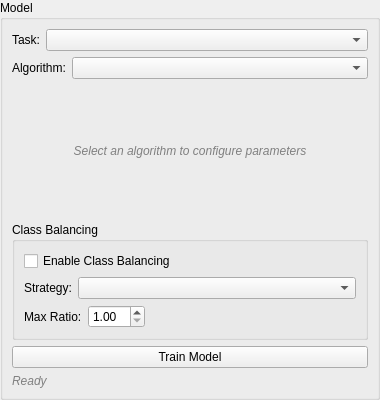
<?xml version="1.0" encoding="UTF-8"?>
<ui version="4.0">
 <class>ModelConfigPanel</class>
 <widget class="QWidget" name="ModelConfigPanel">
  <property name="geometry">
   <rect>
    <x>0</x>
    <y>0</y>
    <width>380</width>
    <height>400</height>
   </rect>
  </property>
  <layout class="QVBoxLayout" name="mainLayout">
   <property name="leftMargin">
    <number>0</number>
   </property>
   <property name="topMargin">
    <number>0</number>
   </property>
   <property name="rightMargin">
    <number>0</number>
   </property>
   <property name="bottomMargin">
    <number>0</number>
   </property>
   <item>
    <widget class="QGroupBox" name="modelGroupBox">
     <property name="title">
      <string>Model</string>
     </property>
     <layout class="QVBoxLayout" name="groupBoxLayout">
      <!-- Task type and algorithm selection -->
      <item>
       <layout class="QHBoxLayout" name="taskTypeLayout">
        <item>
         <widget class="QLabel" name="taskTypeLabel">
          <property name="text">
           <string>Task:</string>
          </property>
         </widget>
        </item>
        <item>
         <widget class="QComboBox" name="taskTypeComboBox">
          <property name="sizePolicy">
           <sizepolicy hsizetype="Expanding" vsizetype="Fixed">
            <horstretch>1</horstretch>
            <verstretch>0</verstretch>
           </sizepolicy>
          </property>
          <property name="toolTip">
           <string>Select the ML task type to filter available algorithms</string>
          </property>
         </widget>
        </item>
       </layout>
      </item>
      <item>
       <layout class="QHBoxLayout" name="algorithmLayout">
        <item>
         <widget class="QLabel" name="algorithmLabel">
          <property name="text">
           <string>Algorithm:</string>
          </property>
         </widget>
        </item>
        <item>
         <widget class="QComboBox" name="algorithmComboBox">
          <property name="sizePolicy">
           <sizepolicy hsizetype="Expanding" vsizetype="Fixed">
            <horstretch>1</horstretch>
            <verstretch>0</verstretch>
           </sizepolicy>
          </property>
          <property name="toolTip">
           <string>Select the ML algorithm to use</string>
          </property>
         </widget>
        </item>
       </layout>
      </item>
      <!-- Dynamic parameter area -->
      <item>
       <widget class="QStackedWidget" name="parameterStack">
        <property name="sizePolicy">
         <sizepolicy hsizetype="Preferred" vsizetype="Preferred">
          <horstretch>0</horstretch>
          <verstretch>0</verstretch>
         </sizepolicy>
        </property>
        <!-- Page 0: Empty / no model selected -->
        <widget class="QWidget" name="emptyPage">
         <layout class="QVBoxLayout" name="emptyPageLayout">
          <item>
           <widget class="QLabel" name="noParametersLabel">
            <property name="text">
             <string>Select an algorithm to configure parameters</string>
            </property>
            <property name="alignment">
             <set>Qt::AlignCenter</set>
            </property>
            <property name="styleSheet">
             <string>QLabel { color: gray; font-style: italic; }</string>
            </property>
           </widget>
          </item>
         </layout>
        </widget>
        <!-- Page 1: Random Forest parameters -->
        <widget class="QWidget" name="randomForestPage">
         <layout class="QGridLayout" name="rfGridLayout">
          <property name="horizontalSpacing">
           <number>10</number>
          </property>
          <property name="verticalSpacing">
           <number>6</number>
          </property>
          <item row="0" column="0">
           <widget class="QLabel" name="rfNumTreesLabel">
            <property name="text">
             <string>Number of Trees:</string>
            </property>
            <property name="toolTip">
             <string>Number of decision trees in the forest</string>
            </property>
           </widget>
          </item>
          <item row="0" column="1">
           <widget class="QSpinBox" name="rfNumTreesSpinBox">
            <property name="toolTip">
             <string>More trees generally improve performance but increase computation time</string>
            </property>
            <property name="minimum">
             <number>1</number>
            </property>
            <property name="maximum">
             <number>10000</number>
            </property>
            <property name="value">
             <number>10</number>
            </property>
           </widget>
          </item>
          <item row="1" column="0">
           <widget class="QLabel" name="rfMinLeafLabel">
            <property name="text">
             <string>Min Leaf Size:</string>
            </property>
            <property name="toolTip">
             <string>Minimum number of samples in a leaf node</string>
            </property>
           </widget>
          </item>
          <item row="1" column="1">
           <widget class="QSpinBox" name="rfMinLeafSpinBox">
            <property name="toolTip">
             <string>Larger values prevent overfitting</string>
            </property>
            <property name="minimum">
             <number>1</number>
            </property>
            <property name="maximum">
             <number>10000</number>
            </property>
            <property name="value">
             <number>1</number>
            </property>
           </widget>
          </item>
          <item row="2" column="0">
           <widget class="QLabel" name="rfMaxDepthLabel">
            <property name="text">
             <string>Max Depth:</string>
            </property>
            <property name="toolTip">
             <string>Maximum tree depth (0 = unlimited)</string>
            </property>
           </widget>
          </item>
          <item row="2" column="1">
           <widget class="QSpinBox" name="rfMaxDepthSpinBox">
            <property name="toolTip">
             <string>Maximum depth of each tree (0 = unlimited)</string>
            </property>
            <property name="minimum">
             <number>0</number>
            </property>
            <property name="maximum">
             <number>1000</number>
            </property>
            <property name="value">
             <number>0</number>
            </property>
           </widget>
          </item>
         </layout>
        </widget>
        <!-- Page 2: Naive Bayes parameters -->
        <widget class="QWidget" name="naiveBayesPage">
         <layout class="QGridLayout" name="nbGridLayout">
          <property name="horizontalSpacing">
           <number>10</number>
          </property>
          <property name="verticalSpacing">
           <number>6</number>
          </property>
          <item row="0" column="0">
           <widget class="QLabel" name="nbEpsilonLabel">
            <property name="text">
             <string>Epsilon (variance smoothing):</string>
            </property>
            <property name="toolTip">
             <string>Variance smoothing parameter to stabilize computation</string>
            </property>
           </widget>
          </item>
          <item row="0" column="1">
           <widget class="QDoubleSpinBox" name="nbEpsilonSpinBox">
            <property name="toolTip">
             <string>Small value added to variance for numerical stability</string>
            </property>
            <property name="decimals">
             <number>12</number>
            </property>
            <property name="minimum">
             <double>0.0</double>
            </property>
            <property name="maximum">
             <double>1.0</double>
            </property>
            <property name="singleStep">
             <double>0.000000001</double>
            </property>
            <property name="value">
             <double>0.000000001</double>
            </property>
           </widget>
          </item>
         </layout>
        </widget>
        <!-- Page 3: Logistic Regression parameters -->
        <widget class="QWidget" name="logisticRegressionPage">
         <layout class="QGridLayout" name="lrGridLayout">
          <property name="horizontalSpacing">
           <number>10</number>
          </property>
          <property name="verticalSpacing">
           <number>6</number>
          </property>
          <item row="0" column="0">
           <widget class="QLabel" name="lrLambdaLabel">
            <property name="text">
             <string>Lambda (L2 regularization):</string>
            </property>
            <property name="toolTip">
             <string>L2 regularization strength (0 = no regularization)</string>
            </property>
           </widget>
          </item>
          <item row="0" column="1">
           <widget class="QDoubleSpinBox" name="lrLambdaSpinBox">
            <property name="toolTip">
             <string>Higher values increase regularization, reducing overfitting</string>
            </property>
            <property name="decimals">
             <number>6</number>
            </property>
            <property name="minimum">
             <double>0.0</double>
            </property>
            <property name="maximum">
             <double>1000.0</double>
            </property>
            <property name="singleStep">
             <double>0.01</double>
            </property>
            <property name="value">
             <double>0.0</double>
            </property>
           </widget>
          </item>
          <item row="1" column="0">
           <widget class="QLabel" name="lrMaxIterLabel">
            <property name="text">
             <string>Max Iterations:</string>
            </property>
            <property name="toolTip">
             <string>Maximum optimizer iterations (0 = unlimited)</string>
            </property>
           </widget>
          </item>
          <item row="1" column="1">
           <widget class="QSpinBox" name="lrMaxIterSpinBox">
            <property name="toolTip">
             <string>Maximum number of optimizer iterations</string>
            </property>
            <property name="minimum">
             <number>0</number>
            </property>
            <property name="maximum">
             <number>1000000</number>
            </property>
            <property name="value">
             <number>10000</number>
            </property>
           </widget>
          </item>
         </layout>
        </widget>
        <!-- Page 4: K-Means parameters -->
        <widget class="QWidget" name="kMeansPage">
         <layout class="QGridLayout" name="kmGridLayout">
          <property name="horizontalSpacing">
           <number>10</number>
          </property>
          <property name="verticalSpacing">
           <number>6</number>
          </property>
          <item row="0" column="0">
           <widget class="QLabel" name="kmKLabel">
            <property name="text">
             <string>K (clusters):</string>
            </property>
            <property name="toolTip">
             <string>Number of clusters</string>
            </property>
           </widget>
          </item>
          <item row="0" column="1">
           <widget class="QSpinBox" name="kmKSpinBox">
            <property name="toolTip">
             <string>Number of clusters to produce</string>
            </property>
            <property name="minimum">
             <number>2</number>
            </property>
            <property name="maximum">
             <number>1000</number>
            </property>
            <property name="value">
             <number>3</number>
            </property>
           </widget>
          </item>
          <item row="1" column="0">
           <widget class="QLabel" name="kmMaxIterLabel">
            <property name="text">
             <string>Max Iterations:</string>
            </property>
            <property name="toolTip">
             <string>Maximum iterations (0 = unlimited)</string>
            </property>
           </widget>
          </item>
          <item row="1" column="1">
           <widget class="QSpinBox" name="kmMaxIterSpinBox">
            <property name="toolTip">
             <string>Maximum number of iterations</string>
            </property>
            <property name="minimum">
             <number>0</number>
            </property>
            <property name="maximum">
             <number>1000000</number>
            </property>
            <property name="value">
             <number>1000</number>
            </property>
           </widget>
          </item>
          <item row="2" column="0">
           <widget class="QLabel" name="kmSeedLabel">
            <property name="text">
             <string>Random Seed:</string>
            </property>
            <property name="toolTip">
             <string>Seed for reproducibility (-1 = random)</string>
            </property>
           </widget>
          </item>
          <item row="2" column="1">
           <widget class="QSpinBox" name="kmSeedSpinBox">
            <property name="toolTip">
             <string>Random seed for reproducibility (-1 = non-deterministic)</string>
            </property>
            <property name="minimum">
             <number>-1</number>
            </property>
            <property name="maximum">
             <number>999999</number>
            </property>
            <property name="value">
             <number>-1</number>
            </property>
           </widget>
          </item>
         </layout>
        </widget>
        <!-- Page 5: DBSCAN parameters -->
        <widget class="QWidget" name="dbscanPage">
         <layout class="QGridLayout" name="dbGridLayout">
          <property name="horizontalSpacing">
           <number>10</number>
          </property>
          <property name="verticalSpacing">
           <number>6</number>
          </property>
          <item row="0" column="0">
           <widget class="QLabel" name="dbEpsilonLabel">
            <property name="text">
             <string>Epsilon (neighborhood radius):</string>
            </property>
            <property name="toolTip">
             <string>Maximum distance between two samples for them to be considered neighbors</string>
            </property>
           </widget>
          </item>
          <item row="0" column="1">
           <widget class="QDoubleSpinBox" name="dbEpsilonSpinBox">
            <property name="toolTip">
             <string>Neighborhood radius for density estimation</string>
            </property>
            <property name="decimals">
             <number>4</number>
            </property>
            <property name="minimum">
             <double>0.0001</double>
            </property>
            <property name="maximum">
             <double>10000.0</double>
            </property>
            <property name="singleStep">
             <double>0.1</double>
            </property>
            <property name="value">
             <double>1.0</double>
            </property>
           </widget>
          </item>
          <item row="1" column="0">
           <widget class="QLabel" name="dbMinPointsLabel">
            <property name="text">
             <string>Min Points:</string>
            </property>
            <property name="toolTip">
             <string>Minimum number of points to form a dense region</string>
            </property>
           </widget>
          </item>
          <item row="1" column="1">
           <widget class="QSpinBox" name="dbMinPointsSpinBox">
            <property name="toolTip">
             <string>Minimum points in epsilon-neighborhood to form core point</string>
            </property>
            <property name="minimum">
             <number>1</number>
            </property>
            <property name="maximum">
             <number>10000</number>
            </property>
            <property name="value">
             <number>5</number>
            </property>
           </widget>
          </item>
         </layout>
        </widget>
        <!-- Page 6: Gaussian Mixture parameters -->
        <widget class="QWidget" name="gmmPage">
         <layout class="QGridLayout" name="gmmGridLayout">
          <property name="horizontalSpacing">
           <number>10</number>
          </property>
          <property name="verticalSpacing">
           <number>6</number>
          </property>
          <item row="0" column="0">
           <widget class="QLabel" name="gmmKLabel">
            <property name="text">
             <string>K (components):</string>
            </property>
            <property name="toolTip">
             <string>Number of Gaussian components</string>
            </property>
           </widget>
          </item>
          <item row="0" column="1">
           <widget class="QSpinBox" name="gmmKSpinBox">
            <property name="toolTip">
             <string>Number of Gaussian mixture components</string>
            </property>
            <property name="minimum">
             <number>2</number>
            </property>
            <property name="maximum">
             <number>1000</number>
            </property>
            <property name="value">
             <number>3</number>
            </property>
           </widget>
          </item>
          <item row="1" column="0">
           <widget class="QLabel" name="gmmMaxIterLabel">
            <property name="text">
             <string>Max EM Iterations:</string>
            </property>
            <property name="toolTip">
             <string>Maximum EM iterations</string>
            </property>
           </widget>
          </item>
          <item row="1" column="1">
           <widget class="QSpinBox" name="gmmMaxIterSpinBox">
            <property name="toolTip">
             <string>Maximum number of EM iterations</string>
            </property>
            <property name="minimum">
             <number>1</number>
            </property>
            <property name="maximum">
             <number>1000000</number>
            </property>
            <property name="value">
             <number>300</number>
            </property>
           </widget>
          </item>
          <item row="2" column="0">
           <widget class="QLabel" name="gmmSeedLabel">
            <property name="text">
             <string>Random Seed:</string>
            </property>
            <property name="toolTip">
             <string>Seed for reproducibility (-1 = random)</string>
            </property>
           </widget>
          </item>
          <item row="2" column="1">
           <widget class="QSpinBox" name="gmmSeedSpinBox">
            <property name="toolTip">
             <string>Random seed for reproducibility (-1 = non-deterministic)</string>
            </property>
            <property name="minimum">
             <number>-1</number>
            </property>
            <property name="maximum">
             <number>999999</number>
            </property>
            <property name="value">
             <number>-1</number>
            </property>
           </widget>
          </item>
         </layout>
        </widget>
        <!-- Page 7: Hidden Markov Model parameters -->
        <widget class="QWidget" name="hmmPage">
         <layout class="QGridLayout" name="hmmGridLayout">
          <property name="horizontalSpacing">
           <number>10</number>
          </property>
          <property name="verticalSpacing">
           <number>6</number>
          </property>
          <item row="0" column="0">
           <widget class="QLabel" name="hmmNumStatesLabel">
            <property name="text">
             <string>Number of States:</string>
            </property>
            <property name="toolTip">
             <string>Number of hidden states in the HMM</string>
            </property>
           </widget>
          </item>
          <item row="0" column="1">
           <widget class="QSpinBox" name="hmmNumStatesSpinBox">
            <property name="toolTip">
             <string>Number of hidden states (typically 2 for binary classification)</string>
            </property>
            <property name="minimum">
             <number>2</number>
            </property>
            <property name="maximum">
             <number>100</number>
            </property>
            <property name="value">
             <number>2</number>
            </property>
           </widget>
          </item>
          <item row="1" column="0">
           <widget class="QLabel" name="hmmToleranceLabel">
            <property name="text">
             <string>Convergence Tolerance:</string>
            </property>
            <property name="toolTip">
             <string>Convergence tolerance for training (smaller = more precise)</string>
            </property>
           </widget>
          </item>
          <item row="1" column="1">
           <widget class="QDoubleSpinBox" name="hmmToleranceSpinBox">
            <property name="toolTip">
             <string>Training stops when log-likelihood improvement is below this threshold</string>
            </property>
            <property name="decimals">
             <number>10</number>
            </property>
            <property name="minimum">
             <double>0.0</double>
            </property>
            <property name="maximum">
             <double>1.0</double>
            </property>
            <property name="singleStep">
             <double>0.000001</double>
            </property>
            <property name="value">
             <double>0.00001</double>
            </property>
           </widget>
          </item>
         </layout>
        </widget>
       </widget>
      </item>
      <!-- Class balancing section (for classification only) -->
      <item>
       <widget class="QGroupBox" name="balancingGroupBox">
        <property name="title">
         <string>Class Balancing</string>
        </property>
        <layout class="QVBoxLayout" name="balancingLayout">
         <item>
          <widget class="QCheckBox" name="enableBalancingCheckBox">
           <property name="text">
            <string>Enable Class Balancing</string>
           </property>
           <property name="checked">
            <bool>false</bool>
           </property>
          </widget>
         </item>
         <item>
          <layout class="QHBoxLayout" name="balancingStrategyLayout">
           <item>
            <widget class="QLabel" name="strategyLabel">
             <property name="text">
              <string>Strategy:</string>
             </property>
            </widget>
           </item>
           <item>
            <widget class="QComboBox" name="strategyComboBox">
             <property name="sizePolicy">
              <sizepolicy hsizetype="Expanding" vsizetype="Fixed">
               <horstretch>1</horstretch>
               <verstretch>0</verstretch>
              </sizepolicy>
             </property>
             <property name="toolTip">
              <string>Strategy for balancing class distribution</string>
             </property>
            </widget>
           </item>
          </layout>
         </item>
         <item>
          <layout class="QHBoxLayout" name="ratioLayout">
           <item>
            <widget class="QLabel" name="ratioLabel">
             <property name="text">
              <string>Max Ratio:</string>
             </property>
             <property name="toolTip">
              <string>Maximum ratio of majority to minority class samples</string>
             </property>
            </widget>
           </item>
           <item>
            <widget class="QDoubleSpinBox" name="ratioSpinBox">
             <property name="toolTip">
              <string>Maximum ratio of majority to minority class (1.0 = perfectly balanced)</string>
             </property>
             <property name="minimum">
              <double>1.0</double>
             </property>
             <property name="maximum">
              <double>10.0</double>
             </property>
             <property name="singleStep">
              <double>0.1</double>
             </property>
             <property name="value">
              <double>1.0</double>
             </property>
            </widget>
           </item>
           <item>
            <spacer name="ratioSpacer">
             <property name="orientation">
              <enum>Qt::Horizontal</enum>
             </property>
             <property name="sizeHint" stdset="0">
              <size>
               <width>40</width>
               <height>20</height>
              </size>
             </property>
            </spacer>
           </item>
          </layout>
         </item>
        </layout>
       </widget>
      </item>
      <!-- Train button -->
      <item>
       <widget class="QPushButton" name="trainButton">
        <property name="text">
         <string>Train Model</string>
        </property>
        <property name="toolTip">
         <string>Train the selected model using the configured features, regions, and labels</string>
        </property>
       </widget>
      </item>
      <!-- Status label -->
      <item>
       <widget class="QLabel" name="statusLabel">
        <property name="text">
         <string>Ready</string>
        </property>
        <property name="wordWrap">
         <bool>true</bool>
        </property>
        <property name="styleSheet">
         <string>QLabel { color: gray; font-style: italic; }</string>
        </property>
       </widget>
      </item>
     </layout>
    </widget>
   </item>
  </layout>
 </widget>
 <resources/>
 <connections/>
</ui>
